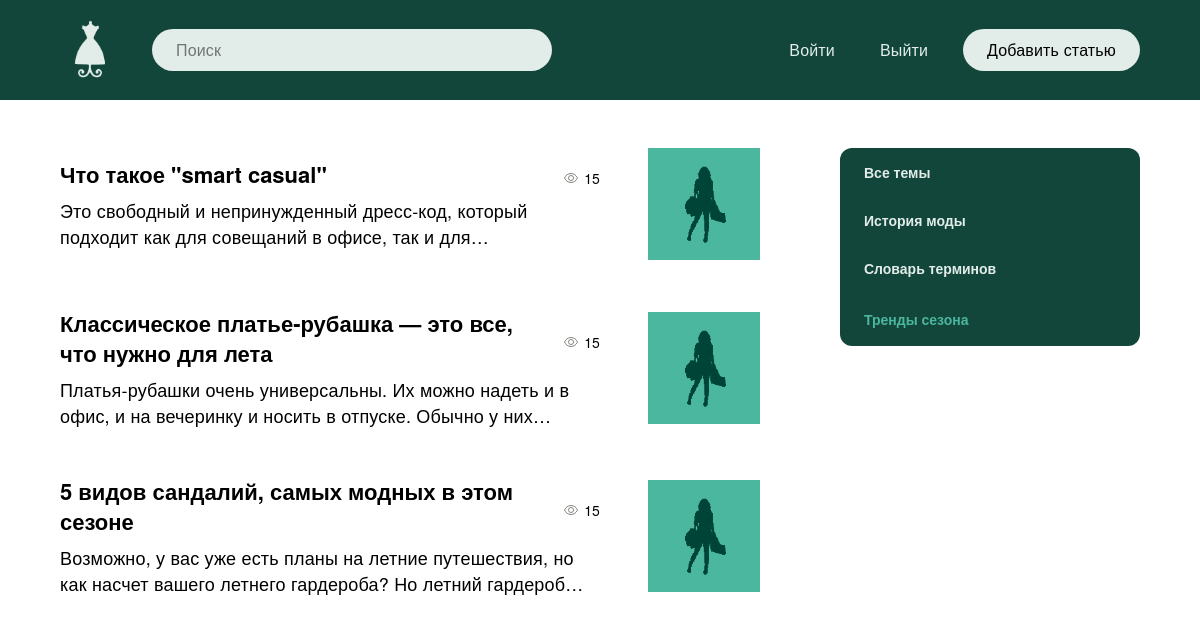
/top/trendy-sezona/, run on the app's committed database.
### blog/models.py (models this page shows, shortened)
class Blog(models.Model):
    title = models.CharField(max_length=255, verbose_name='Заглавие')
    slug = models.SlugField(max_length=255, unique=True, verbose_name='URL')
    content = models.TextField(blank=True, verbose_name='Контент')
    photo = models.ImageField(upload_to='photos/%Y/%m/%d/', blank=True, verbose_name='Лого темы')
    time_created = models.DateTimeField(auto_now_add=True, verbose_name='Дата публикации')
    time_update = models.DateTimeField(auto_now=True, verbose_name='Дата обновления')
    is_published = models.BooleanField(default=True, verbose_name='Опубликовано')
    topic = models.ForeignKey('Topic', on_delete=models.PROTECT, verbose_name='Тема')
    def get_absolute_url(self):
        return reverse('post', kwargs={'post_slug': self.slug})
    class Meta:
        verbose_name = 'Пост'
        verbose_name_plural = 'Посты'
        ordering = ['-time_created']

class Topic(models.Model):
    name = models.CharField(max_length=200, verbose_name='Тема')
    slug = models.SlugField(max_length=200, unique=True, verbose_name='URL')
    def __str__(self):
        return self.name
    def get_absolute_url(self):
        return reverse('top', kwargs={'top_slug': self.slug})
    class Meta:
        verbose_name = 'Тема'
        verbose_name_plural = 'Темы'

### blog/views.py (the view)
# urls.py: path('top/<slug:top_slug>/', BlogTopic.as_view(), name='top'),
class BlogTopic(DataMixin, ListView):
    model = Blog
    template_name = 'blog/index.html'
    context_object_name = 'posts'
    allow_empty = False
    def get_queryset(self):
        return Blog.objects.filter(topic__slug=self.kwargs['top_slug'], is_published=True).select_related('topic')
    def get_context_data(self, *, object_list=None, **kwargs):
        context = super().get_context_data(**kwargs)
        t = Topic.objects.get(slug=self.kwargs['top_slug'])
        t_def = self.get_user_context(title=str(t.name), topic_selected=t.pk)
        return dict(list(context.items()) + list(t_def.items()))

### blog/utils.py (called while the page is built)
    def get_user_context(self, **kwargs):
        context = kwargs
        topics = Topic.objects.annotate(Count('blog'))
        context['topics'] = topics
        if 'topic_selected' not in context:
            context['topic_selected'] = 0
        return context

### blog/templates/blog/index.html (shortened to what this page needs)
{% extends 'blog/base.html' %}
{% load static%}
{% block content %}
			<div class="main__content">
				<div class="articles">
					<ul class="articles__list">
						{% for p in posts %}
						<li>
							<div class="article">
								<div class="article__main">
									<div class="article__left">
										<div class="article__top">
											<a href="{{ p.get_absolute_url }}" class="article__title">
												{{ p.title }}
											</a>
											<div class="views">
												<span class="views__num">15</span>
											</div>
										</div>
										<div class="article__text">
											<p>
												{{ p.content }}
											</p>
										</div>
									</div>
									<div class="article__right">
										{% if p.photo %}
										<a href="{{ p.get_absolute_url }}">
										<img
												src="{{ p.photo.url }}"
												width={112}
												height={112}
												alt="{{ p.topic }}"
										/>
										</a>
										{% endif %}
									</div>
								</div>
							</div>
						</li>
						{% endfor %}
					</ul>
				</div>
			</div>
{% endblock %}

### blog/templates/blog/base.html (shortened to what this page needs)
<!doctype html>
{% load static %}
{% load blog_tags %}
<html lang="ru">
  <head>
    <link rel="stylesheet" href="{% static 'css/style.css' %}">
  </head>
  <body>
    {% include 'blog/navbar.html' %}
    <main class="main">
	<div class="container">
		<div class="main__wrapper">
        {% block content %}
        {% endblock %}
        <div class="sidebar">
          <div class="categories">
                  <ul class="categories__list">
                    {% if topic_selected == 0 %}
                      <li class="selected__item">Все темы</li>
                    {% else %}
                      <li class="categories__item"><a href="{% url 'index' %}">Все темы</a></li>
                    {% endif %}
                    {% for t in topics %}
                        {% if t.blog__count > 0 %}
                            {% if t.pk == topic_selected %}
                                <li class="selected__item">{{ t.name }}</li>
                            {% else %}
                                <li class="categories__item"><a href="{{ t.get_absolute_url }}">{{ t.name }}</a></li>
                            {% endif %}
                      {% endif %}
                    {% endfor%}
                  </ul>
            </div>
            </div>
        </div>
	</div>
</main>
</body>
</html>

### blog/static/css/style.css (style rules this page uses)
*, *::before, *::after { box-sizing: border-box; }
html, body { margin: 0; padding: 0; }
html { font-family: 'Helvetica Neue', 'Arial', sans-serif; font-style: normal; font-weight: 400; font-size: 16px; line-height: 24px; color: black; background-color: #FFFFFF; -webkit-font-smoothing: antialiased; -moz-osx-font-smoothing: grayscale; text-rendering: optimizeLegibility; }
body { width: 100%; height: 100%; background-color: white; }
a { color: black; text-decoration: none; }
img, video { display: block; max-width: 100%; height: auto; }
svg { max-height: 100%; max-width: 100%; }
.container { max-width: 1920px; margin: 0 auto; padding: 0 60px; }
.main__wrapper { position: relative; display: flex; gap: 80px; margin-top: 48px; margin-bottom: 48px; }
.main__content { width: calc(100% - 300px - 80px); }
.sidebar { width: 300px; }
.categories__list { display: grid; grid-template-columns: 1fr; gap: 12px; list-style: none; margin: 0; background-color: #12463A; padding: 12px 0; border-radius: 12px; }
.categories__item { margin-right: 28px; margin-bottom: 12px; }
.selected__item, .categories__item a { font-family: 'Helvetica Neue', 'Arial', sans-serif; font-weight: 700; font-size: 14px; line-height: 20px; padding: 5px 24px; }
.categories__item a { color: #E2EDE9; }
.selected__item { color: #4BB79E; }
.articles__list { display: grid; grid-template-columns: 1fr; gap: 24px; list-style: none; margin: 0; padding: 0; }
.views { display: flex; align-items: center; }
.views__num { font-family: 'Helvetica Neue', 'Arial', sans-serif; font-weight: 400; font-size: 14px; line-height: 20px; letter-spacing: 0.01em; color: #000000; margin-left: 5px; }
.article__main { display: flex; align-items: center; margin-bottom: 24px; }
.article__top { display: grid; grid-template-columns: 1fr auto; gap: 24px; }
.article__left { width: 100%; }
.article__title { font-family: 'Helvetica Neue', 'Arial', sans-serif; font-weight: 700; font-size: 22px; line-height: 30px; color: #000000; display: -webkit-box; -webkit-line-clamp: 2; -webkit-box-orient: vertical; overflow: hidden; margin-bottom: 8px; }
.article__text { font-family: 'Helvetica Neue', 'Arial', sans-serif; font-weight: 400; font-size: 18px; line-height: 26px; letter-spacing: 0.01em; color: #000000; display: -webkit-box; -webkit-line-clamp: 2; -webkit-box-orient: vertical; overflow: hidden; }
.article__text p { margin: 0; }
.article__right { display: flex; align-items: center; justify-content: center; min-width: 112px; min-height: 112px; width: 112px; height: 112px; background: #4BB79E; padding: 16px; margin-left: 48px; }
.article__right img { width: 100%; height: 80px; max-width: 100%; max-height: 80px; }

### data on the page
Blog: title "Что такое \"smart casual\"", content "Это свободный и непринужденный дресс-код, который подходит как для совещаний в офисе, так и…", photo (picture)
Blog: title "Классическое платье-рубашка — это все, что нужно для лета", content "Платья-рубашки очень универсальны. Их можно надеть и в офис, и на вечеринку и носить в отпуске. Обычно у…", photo (picture)
Blog: title "5 видов сандалий, самых модных в этом сезоне", content "Возможно, у вас уже есть планы на летние путешествия, но как насчет вашего летнего гардероба? Но летний…", photo (picture)
Topic: name "История моды"
Topic: name "Словарь терминов"
Topic: name "Тренды сезона"
